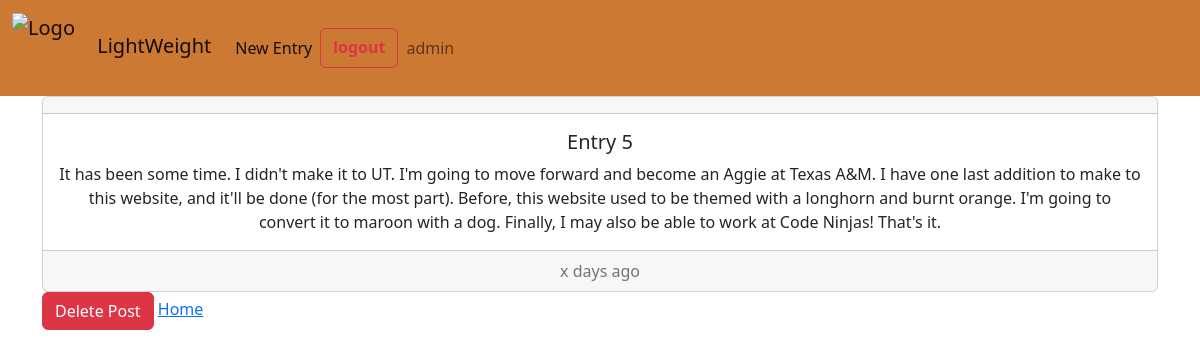
/item/5 (signed in), run on the app's committed database.
### item/models.py (models this page shows, shortened)
class Entry(models.Model):
    title = models.CharField(max_length = 100)
    routine = models.CharField(max_length = 750)
    date = models.DateField('Publish Date', default=datetime.date.today())

### item/views.py (the view)
# urls.py: path('<int:id>', views.detail, name='detail'),
@login_required
def detail(request, id):
    item = get_object_or_404(Entry, pk=id)
    return render(request, "item/detail.html", {"entry": item})

### fit/item/templates/item/detail.html (shortened to what this page needs)
{% extends "base.html" %}
{% block content %}
<div class="card text-center">
    <div class="card-header">
    </div>
    <div class="card-body">
      <h5 class="card-title">{{ entry.title }}</h5>
      <p class="card-text">{{ entry.routine }}</p>
    </div>
    <div class="card-footer text-muted">
      x days ago
    </div>
  </div>
<a href="{% url 'delete' entry.id %}" class="btn btn-danger btn-small">Delete Post</a>
<a href="{% url 'home' %}">Home</a>
{% endblock %}

### fit/log/templates/icon.html (shortened to what this page needs)
{% load static %}
<nav class="navbar navbar-expand-lg" style="background-color: #cc7933;">
  <div class="container-fluid">
    <a class="navbar-brand" href="{% url 'home' %}">
      <img src="{% static 'log/cow_man.png' %}" alt="Logo" width="80" height="70" class="d-inline-block align-text-center">
      LightWeight</a>
    <div class="collapse navbar-collapse" id="navbarNavAltMarkup">
      <div class="navbar-nav">
        <a class="nav-item nav-link active" href="{% url 'user' %}">New Entry</a>
        {% if user.is_authenticated %}
          <a class="btn btn-outline-danger my-2 my-sm-0" href="{% url 'logout' %}"><strong>logout</strong></a>
          <span class="nav-item nav-link">{{ user.username }}</span>
        {% else %}
        <a class="btn btn-outline-info my-2 my-sm-0" href="{% url 'signup' %}">signup</a>
        <a class="btn btn-outline-success my-2 my-sm-0" href="{% url 'login' %}">login</a>
        {% endif %}
      </div>
    </div>
  </div>
</nav>

### data on the page
Entry: title "Entry 5", routine "It has been some time. I didn't make it to UT. I'm going to move forward and become an Aggie at Texas A&M. I have one last addition to make to this website, and it'll be done (for the most part). Before, this website used to be themed with a longhorn and burnt orange. I'm going to convert it to maroon with a dog. Finally, I may also be able to work at Code Ninjas! That's it."

### other printed values
{{ user.username }} "admin"
